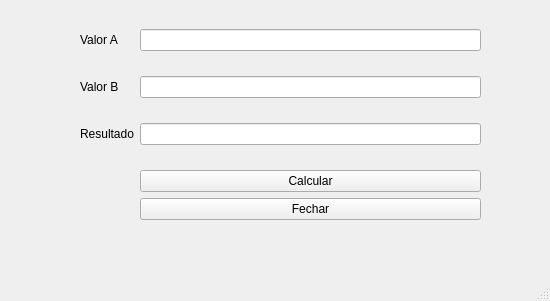
<?xml version="1.0" encoding="UTF-8"?>
<ui version="4.0">
 <class>MainWindow</class>
 <widget class="QMainWindow" name="MainWindow">
  <property name="geometry">
   <rect>
    <x>0</x>
    <y>0</y>
    <width>550</width>
    <height>301</height>
   </rect>
  </property>
  <property name="windowTitle">
   <string>Media Aritmetica</string>
  </property>
  <widget class="QWidget" name="centralwidget">
   <widget class="QWidget" name="gridLayoutWidget">
    <property name="geometry">
     <rect>
      <x>80</x>
      <y>10</y>
      <width>401</width>
      <height>231</height>
     </rect>
    </property>
    <layout class="QGridLayout" name="gridLayout">
     <item row="1" column="0">
      <widget class="QLabel" name="label_2">
       <property name="text">
        <string>Valor B</string>
       </property>
      </widget>
     </item>
     <item row="0" column="1">
      <widget class="QLineEdit" name="txt_valora"/>
     </item>
     <item row="0" column="0">
      <widget class="QLabel" name="label">
       <property name="text">
        <string>Valor A</string>
       </property>
      </widget>
     </item>
     <item row="2" column="0">
      <widget class="QLabel" name="label_3">
       <property name="text">
        <string>Resultado</string>
       </property>
      </widget>
     </item>
     <item row="2" column="1">
      <widget class="QLineEdit" name="txt_resultado"/>
     </item>
     <item row="1" column="1">
      <widget class="QLineEdit" name="txt_valorb"/>
     </item>
     <item row="3" column="1">
      <layout class="QVBoxLayout" name="verticalLayout">
       <item>
        <widget class="QPushButton" name="btn_calcular">
         <property name="text">
          <string>Calcular</string>
         </property>
        </widget>
       </item>
       <item>
        <widget class="QPushButton" name="btn_fechar">
         <property name="text">
          <string>Fechar</string>
         </property>
        </widget>
       </item>
      </layout>
     </item>
    </layout>
   </widget>
  </widget>
  <widget class="QMenuBar" name="menubar">
   <property name="geometry">
    <rect>
     <x>0</x>
     <y>0</y>
     <width>550</width>
     <height>21</height>
    </rect>
   </property>
  </widget>
  <widget class="QStatusBar" name="statusbar"/>
 </widget>
 <resources/>
 <connections/>
</ui>
